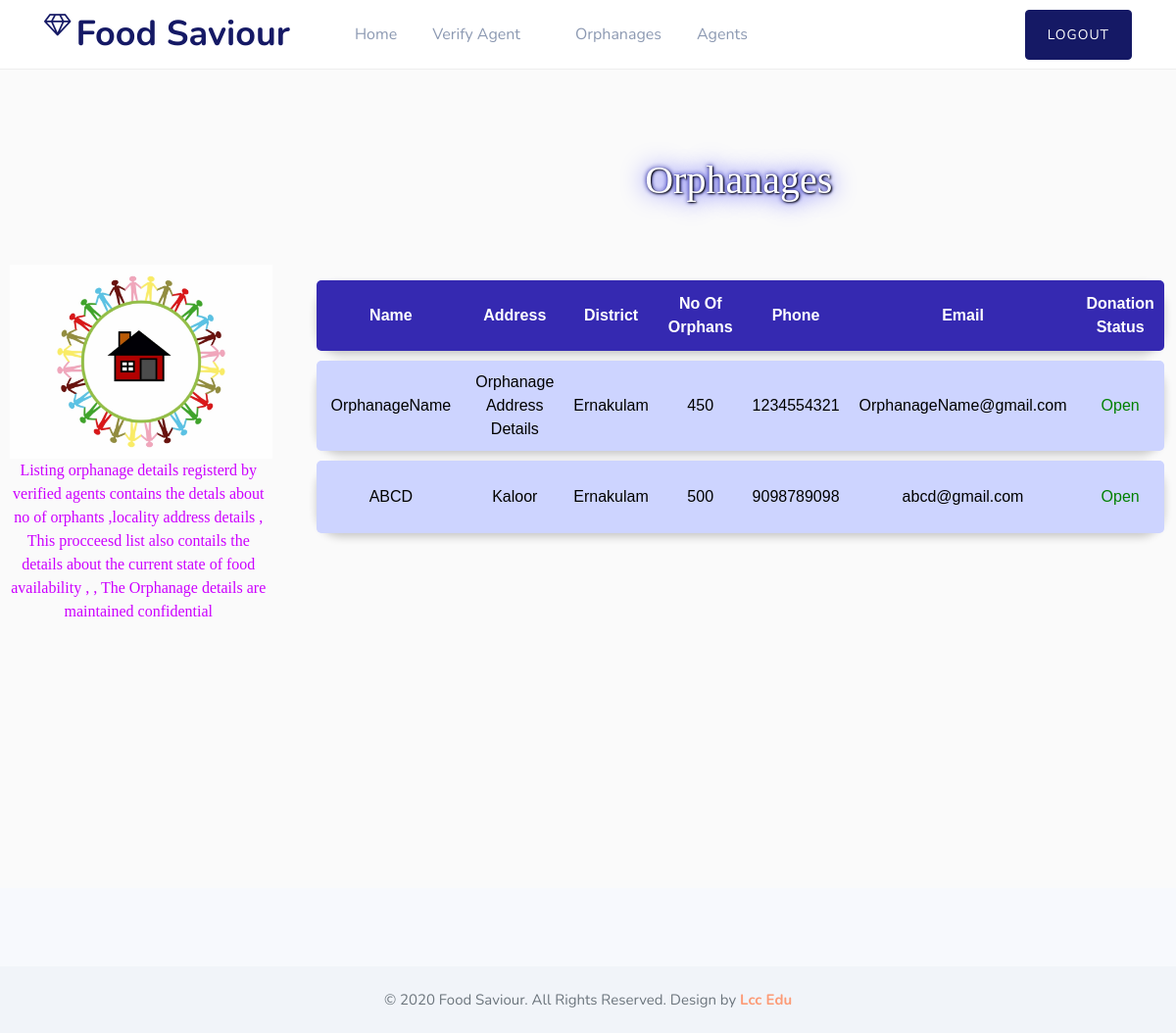
/AdminViewOrphanage.php, run on the app's committed database.
### tables this page shows
CREATE TABLE `orphanage` (
  `oid` int(11) NOT NULL AUTO_INCREMENT,
  `aid` int(11) DEFAULT NULL,
  `name` varchar(30) DEFAULT NULL,
  `address` varchar(200) DEFAULT NULL,
  `district` varchar(30) DEFAULT NULL,
  `no_orphans` varchar(30) DEFAULT NULL,
  `phone` varchar(30) NOT NULL,
  `email` varbinary(30) DEFAULT NULL,
  `need_status` varchar(30) DEFAULT 'needed',
  PRIMARY KEY (`oid`)
);

### AdminViewOrphanage.php (the view, shortened to what this page needs)
<?php
include('DbConnection/dbconnect.php');
include('AdminHeader.php');
?>
<div class="w3l-index-block1">
  <div class="content py-5">
    <div class="container1">
      <div class="row align-items-center py-md-5 py-3">
        <div class="col-md-3 content-left pt-md-0 pt-3">
          <img src="assets/images/orphanage.png" style="padding-left: 10px;" class="img-fluid" alt="main image">
          <p style=" margin: auto; color: #cc00ff;font-family:serif;text-align: center;padding-left: 5px;">Listing orphanage details registerd by verified agents contains the detals about no of orphants ,locality  address details  , This procceesd list also contails the details about the current state of food availability  ,
            , The Orphanage details are maintained confidential</p>
        </div>
        <div class="col-md-9 content-photo mt-md-0 mt-9">
          <section class="w3l-about6 py-5">
            <div class="container py-md-3 text-center">
              <div class="">
                <h1 style="font-family: initial;color: white;text-shadow: 1px 1px 2px black, 0 0 25px blue, 0 0 5px darkblue;">Orphanages</h1> <br><br>
                <center>
                  <?php
                  $qry = "SELECT * FROM `orphanage` ";
                  $result = mysqli_query($conn, $qry);
                  if ($result->num_rows > 0) {
                  ?>
                    <table id="cust_table">
                      <tr>
                        <th>Name</th>
                        <th>Address</th>
                        <th>District</th>
                        <th>No Of Orphans</th>
                        <th>Phone</th>
                        <th>Email</th>
                        <th>Donation Status</th>
                      </tr>
                      <?php
                      while ($row = mysqli_fetch_array($result)) {
                      ?>
                        <tr>
                          <td> <?php echo $row['name'] ?></td>
                          <td> <?php echo $row['address'] ?></td>
                          <td> <?php echo $row['district'] ?></td>
                          <td> <?php echo $row['no_orphans'] ?></td>
                          <td> <?php echo $row['phone'] ?></td>
                          <td> <?php echo $row['email'] ?></td>
                          <td align="center">
                            <?php
                            if ($row['need_status'] == "needed") {
                            ?>
                              <p style="color: green;">Open</p>
                            <?php
                            } else {
                            ?>
                              <p style="color: red;">Close</p>
                            <?php
                            }
                            ?>
                          </td>
                        </tr>
                    <?php
                      }
                    } else {
                      ?>
                      <img src="assets/images/no_data_found.png"  class="img-fluid" alt="main image">
                      <?php
                                }
                    ?>
                    </table>
                    <br><br><br><br><br><br><br><br></center>
              </div>
            </div>
          </section>
        </div>
      </div>
    </div>
  </div>
</div>
<section class="w3l-market-footer">
  <footer class="footer-28">
    <div class="footer-bg-layer">
      <div class="container py-lg-3">
      </div>
      <div class="midd-footer-28 align-center py-lg-4 py-3 mt-5">
        <div class="container">
          <p class="copy-footer-28 text-center"> &copy; 2020 Food Saviour. All Rights Reserved. Design by <a href="">Lcc Edu</a></p>
        </div>
      </div>
    </div>
  </footer>
</section>
</body>
</html>

### data on the page
orphanage: name "OrphanageName", address "Orphanage Address Details", district "Ernakulam", no_orphans "450", phone "1234554321", email "OrphanageName@gmail.com", need_status "Open"
orphanage: name "ABCD", address "Kaloor", district "Ernakulam", no_orphans "500", phone "9098789098", email "abcd@gmail.com", need_status "Open"
